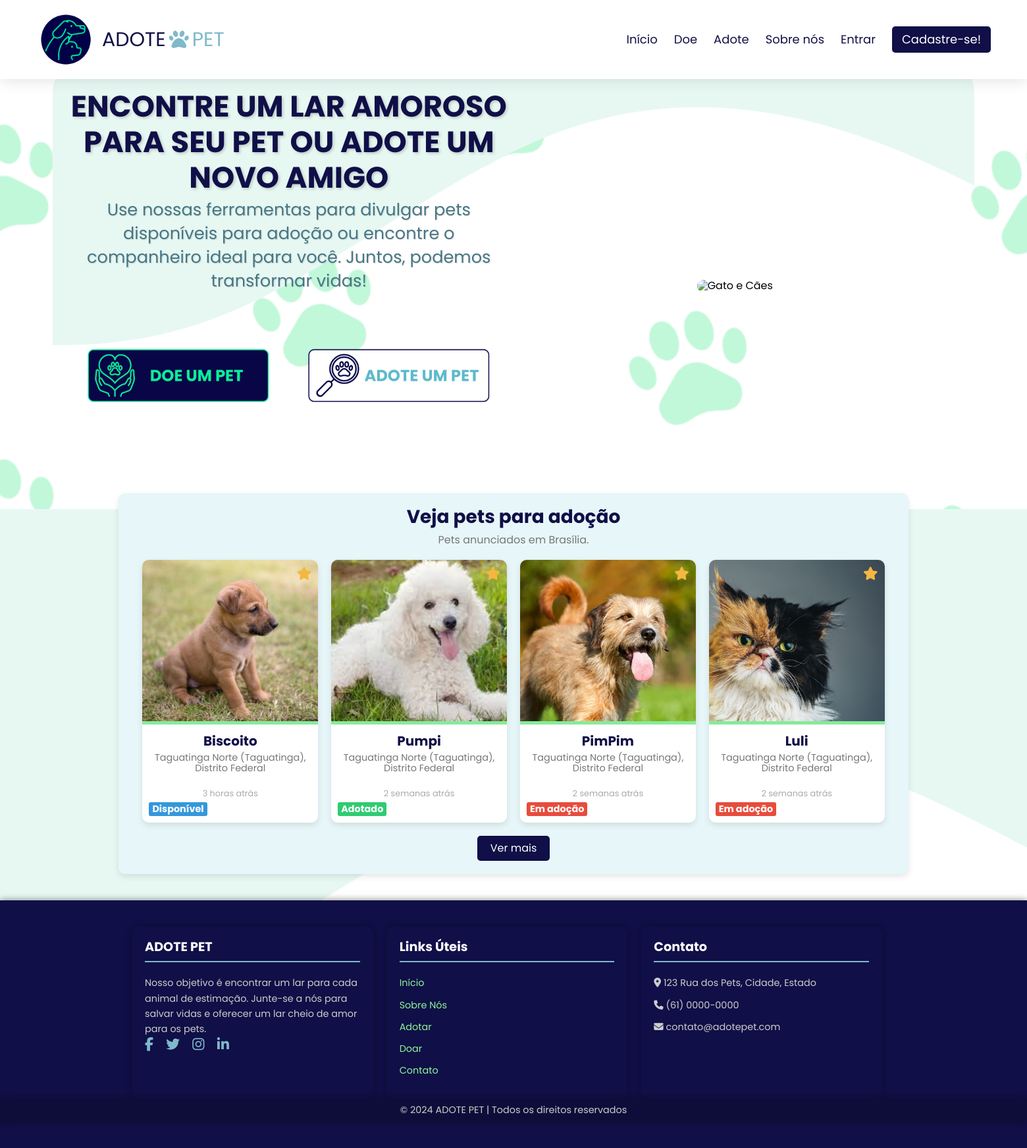
The page / on the database its author committed.
### tables this page shows
CREATE TABLE `pets` (
  `id` int(11) NOT NULL,
  `nome` varchar(100) NOT NULL,
  `especie_id` int(11) NOT NULL,
  `raca` varchar(100) NOT NULL,
  `porte` varchar(50) NOT NULL,
  `sexo` enum('Macho','Fêmea') NOT NULL,
  `cor` varchar(50) NOT NULL,
  `idade` int(11) NOT NULL,
  `descricao` text DEFAULT NULL,
  `foto` text DEFAULT NULL,
  `criado_em` timestamp NOT NULL DEFAULT current_timestamp(),
  `status_id` int(11) DEFAULT 1
);

CREATE TABLE `status` (
  `id` int(11) NOT NULL,
  `nome` varchar(50) NOT NULL
);

### process_index.php (called while the page is built, shortened)
<?php
$baseUrl = 'http://localhost/adotepet-projetotcc/';
$isLoggedIn = isset($_SESSION['usuario_id']);
$db = new DataBase();
$conn = $db->getConnection();
$sql = "
    SELECT
        p.id AS pet_id,
        p.nome AS pet_nome,
        MIN(f.url) AS foto_url,
        e.bairro,
        e.estado,
        p.criado_em,
        s.nome AS status_nome
    FROM pets p
    INNER JOIN doacoes d ON p.id = d.pet_id
    INNER JOIN enderecos e ON d.endereco_id = e.id
    INNER JOIN fotos f ON p.id = f.pet_id
    INNER JOIN status s ON p.status_id = s.id
    WHERE s.nome IN ('Disponível', 'Em adoção', 'Adotado')
    GROUP BY p.id
    ORDER BY p.criado_em DESC
    LIMIT 4";
$stmt = $conn->prepare($sql);
$stmt->execute();
$result = $stmt->get_result();
$pets = [];
while ($row = $result->fetch_assoc()) {
    $pets[] = $row;
}
function time_ago($timestamp)
{
    $time_ago = strtotime($timestamp);
    $current_time = time();
    $time_difference = $current_time - $time_ago;
    $seconds = $time_difference;
    $minutes = round($seconds / 60);
    $hours = round($seconds / 3600);
    $days = round($seconds / 86400);
    $weeks = round($seconds / 604800);
    $months = round($seconds / 2629440);
    $years = round($seconds / 31553280);
    if ($seconds <= 60) {
        return "Agora mesmo";
    } else if ($minutes <= 60) {
        return "$minutes minutos atrás";
    } else if ($hours <= 24) {
        return "$hours horas atrás";
    } else if ($days <= 7) {
        return "$days dias atrás";
    } else if ($weeks <= 4.3) {
        return "$weeks semanas atrás";
    } else if ($months <= 12) {
        return "$months meses atrás";
    } else {
        return "$years anos atrás";
    }
}
?>

### index.php (the view, shortened to what this page needs)
<?php
require_once 'process_index.php';
function normalizeStatus($status)
{
    $search = ['á', 'à', 'ã', 'â', 'é', 'ê', 'í', 'ó', 'ô', 'õ', 'ú', 'ç', 'Á', 'À', 'Ã', 'Â', 'É', 'Ê', 'Í', 'Ó', 'Ô', 'Õ', 'Ú', 'Ç'];
    $replace = ['a', 'a', 'a', 'a', 'e', 'e', 'i', 'o', 'o', 'o', 'u', 'c', 'a', 'a', 'a', 'a', 'e', 'e', 'i', 'o', 'o', 'o', 'u', 'c'];
    return strtolower(str_replace($search, $replace, str_replace(' ', '-', $status)));
}
?>
<!DOCTYPE html>
<html lang="pt-BR">
<head>
    <link rel="stylesheet" href="https://cdnjs.cloudflare.com/ajax/libs/normalize/8.0.1/normalize.min.css">
    <link rel="stylesheet" href="https://cdnjs.cloudflare.com/ajax/libs/font-awesome/6.5.0/css/all.min.css">
    <link rel="stylesheet" href="css/index.css">
</head>
<body>
    <header>
        <div class="logo">
            <img src="img/logo.png" alt="Logo">
            <span>ADOTE<i class="fas fa-paw"></i><span class="highlight">PET</span></span>
        </div>
        <nav>
            <ul class="nav-list">
                <li class="nav-item"><a href="index.php">Início</a></li>
                <li class="nav-item"><a href="crud/views/cadastro_doacoes.php">Doe</a></li>
                <li class="nav-item"><a href="crud/views/pets_adocao.php">Adote</a></li>
                <li class="nav-item"><a href="#">Sobre nós</a></li>
                <?php if ($isLoggedIn): ?>
                    <li class="profile-section">
                        <div class="profile-perfil" onclick="toggleMenu()">
                            <img src="<?php echo $userPhoto; ?>" alt="Foto de <?php echo $userName; ?>" class="user-photo">
                        </div>
                        <div class="dropdown-menu" id="dropdown-menu">
                            <?php if ($_SESSION['perfil_id'] == 1): ?>
                                <a href="crud/views/painel_admin.php">Perfil</a>
                            <?php else: ?>
                                <a href="crud/views/perfil_usuario.php">Perfil</a>
                            <?php endif; ?>
                            <a href="logout.php">Sair</a>
                        </div>
                    </li>
                <?php else: ?>
                    <li class="nav-item"><a href="login.html">Entrar</a></li>
                    <li><a href="crud/views/cadastro_usuario.php" class="btn-cadastrar">Cadastre-se!</a></li>
                <?php endif; ?>
            </ul>
        </nav>
    </header>
    <main>
        <section class="hero">
            <div class="hero-content">
                <h1>Encontre um Lar Amoroso para Seu Pet ou Adote um Novo Amigo</h1>
                <p>Use nossas ferramentas para divulgar pets disponíveis para adoção ou encontre o companheiro ideal
                    para você. Juntos, podemos transformar vidas!</p>
                <div class="hero-buttons">
                    <a href="#" class="hero-button divulgue-button">
                        <img src="img/botaov4.png" alt="Divulgue o Pet">
                    </a>
                    <a href="crud/views/pets_adocao.php" class="hero-button">
                        <img src="img/botaov5.png" alt="Adote um Pet">
                    </a>
                </div>
            </div>
            <div class="hero-image">
                <img src="img/img2.png" alt="Gato e Cães">
            </div>
            <div class="wave"></div>
        </section>
        <section class="adoption-section">
            <h2>Veja pets para adoção</h2>
            <p>Pets anunciados em Brasília.</p>
            <div class="adoption-cards">
                <?php foreach ($pets as $pet): ?>
                    <a href="crud/views/pet_detalhes.php?id=<?php echo $pet['pet_id']; ?>" class="adoption-card"
                        target="_blank">
                        <img src="<?php echo $baseUrl . htmlspecialchars($pet['foto_url']); ?>"
                            alt="<?php echo htmlspecialchars($pet['pet_nome']); ?>">
                        <div class="card-content">
                            <h3><?php echo htmlspecialchars($pet['pet_nome']); ?></h3>
                            <p><?php echo htmlspecialchars($pet['bairro']) . ', ' . htmlspecialchars($pet['estado']); ?></p>
                            <span class="time"><?php echo time_ago($pet['criado_em']); ?></span>
                            <span class="status <?php echo normalizeStatus($pet['status_nome']); ?>">
                                <?php echo htmlspecialchars($pet['status_nome']); ?>
                            </span>
                        </div>
                        <div class="favorite-icon"><i class="fas fa-star"></i></div>
                    </a>
                <?php endforeach; ?>
            </div>
            <a href="crud/views/pets_adocao.php" class="view-more-button">Ver mais</a>
        </section>
    </main>
    <footer>
        <div class="footer-container">
            <div class="footer-section about">
                <h2>ADOTE PET</h2>
                <p>Nosso objetivo é encontrar um lar para cada animal de estimação. Junte-se a nós para salvar vidas e
                    oferecer um lar cheio de amor para os pets.</p>
                <div class="socials">
                    <a href="#"><i class="fab fa-facebook-f"></i></a>
                    <a href="#"><i class="fab fa-twitter"></i></a>
                    <a href="#"><i class="fab fa-instagram"></i></a>
                    <a href="#"><i class="fab fa-linkedin-in"></i></a>
                </div>
            </div>
            <div class="footer-section links">
                <h2>Links Úteis</h2>
                <ul>
                    <li><a href="index.php">Início</a></li>
                    <li><a href="#">Sobre Nós</a></li>
                    <li><a href="crud/views/pets_adocao.php">Adotar</a></li>
                    <li><a href="crud/views/cadastro_doacoes.php">Doar</a></li>
                    <li><a href="#">Contato</a></li>
                </ul>
            </div>
            <div class="footer-section contact">
                <h2>Contato</h2>
                <ul>
                    <li><i class="fas fa-map-marker-alt"></i> 123 Rua dos Pets, Cidade, Estado</li>
                    <li><i class="fas fa-phone"></i> (61) 0000-0000</li>
                    <li><i class="fas fa-envelope"></i> contato@adotepet.com</li>
                </ul>
            </div>
        </div>
        <div class="footer-bottom">
            <p>&copy; 2024 ADOTE PET | Todos os direitos reservados</p>
        </div>
    </footer>
</body>
</html>

### rows shown on the page
pets: shows a picture, nome "Biscoito", bairro "Taguatinga Norte (Taguatinga)", estado "Distrito Federal", criado_em "3 horas atrás", status.nome "Disponível"
pets: shows a picture, nome "Pumpi", bairro "Taguatinga Norte (Taguatinga)", estado "Distrito Federal", criado_em "2 semanas atrás", status.nome "Adotado"
pets: shows a picture, nome "PimPim", bairro "Taguatinga Norte (Taguatinga)", estado "Distrito Federal", criado_em "2 semanas atrás", status.nome "Em adoção"
pets: shows a picture, nome "Luli", bairro "Taguatinga Norte (Taguatinga)", estado "Distrito Federal", criado_em "2 semanas atrás", status.nome "Em adoção"
